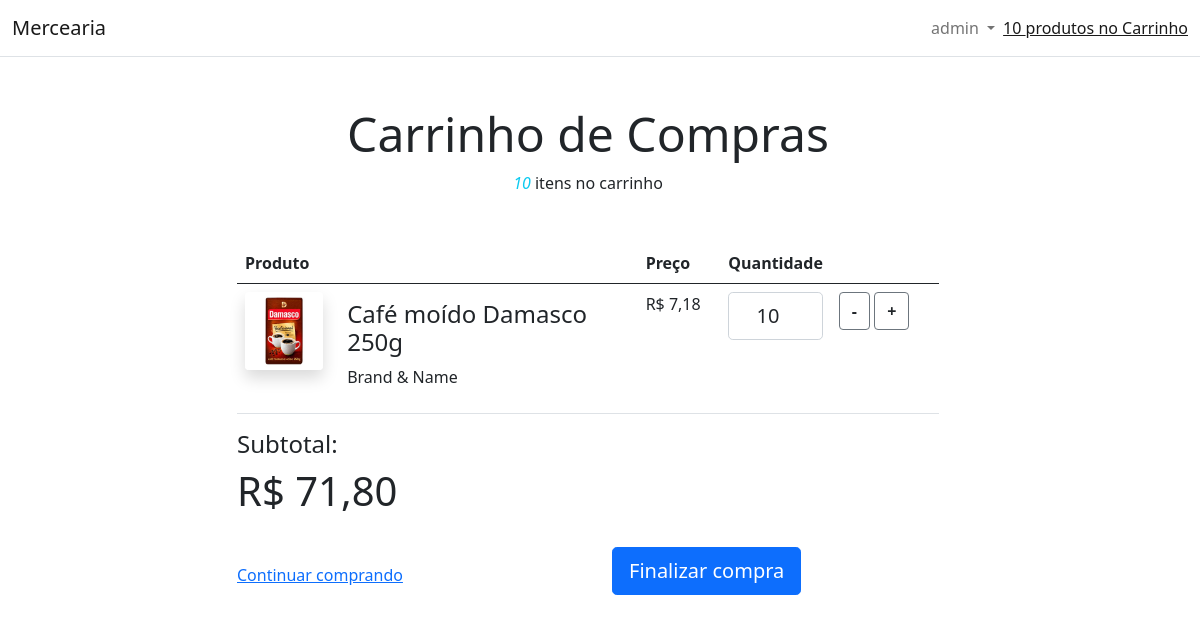
The app's page /cart (signed in) with its own data.
### loja/models.py (models this page shows, shortened)
class ItemCarrinho(models.Model):
    produto = models.OneToOneField(Produto,on_delete=models.CASCADE)
    quantidade = models.IntegerField(default=0)

class Produto(models.Model):
    titulo = models.CharField(max_length=255)
    categoria = models.ForeignKey(Categoria, on_delete=models.CASCADE)
    criado_por = models.ForeignKey(User, on_delete=models.CASCADE,related_name="autor")
    criado_em = models.DateTimeField(auto_now_add=True)
    descricao = models.TextField(blank=True)
    imagem = models.ImageField(upload_to="imagens/")
    slug = models.SlugField(max_length=128)
    preco = models.DecimalField(max_digits=9,decimal_places=2)
    em_estoque = models.BooleanField(default=True)
    esta_ativo = models.BooleanField(default=True)
    atualizado_em = models.DateTimeField(auto_now=True)
    quantidade = models.IntegerField(default=1)
    class Meta:
        verbose_name_plural = "Produtos"
        ordering = ("-criado_em",)
    def format_preco(self):
        return "R$ " + str(self.preco).replace(".",",")

### loja/views.py (the view, shortened to what this page needs)
# urls.py: path("cart",Cart,name="Cart"),
def Cart(request):
    if request.method == "GET":
        user = request.user
        print(user.id)
        items = Carrinho.objects.get(usuario_id=user.id).items.all()
        return render(request, 'shopping_cart.html',{"items": items})

### loja/models.py (called while the page is built)
    def count(self):
        total = 0
        for i in ItemCarrinho.objects.all():
            total += i.quantidade
        return total

    def value_format(self):
        total = 0
        for i in ItemCarrinho.objects.all():
            total += i.produto.preco*i.quantidade
        return "R$ " + str(round(total,2)).replace(".",",")

### templates/shopping_cart.html (shortened to what this page needs)
{% extends './base.html' %}
{% load static %}
{% block content%}
<section class="pt-5 pb-5">
    <div class="container" style="max-width: 750px;">
      <div class="row w-100">
          <div class="col-lg-12 col-md-12 col-12">
              <h3 class="display-5 mb-2 text-center">Carrinho de Compras</h3>
              <p class="mb-5 text-center">
                  <i class="text-info font-weight-bold">{{user.carrinho.count}} </i> itens no carrinho</p>
              <table id="shoppingCart" class="table table-condensed table-responsive">
                  <thead>
                      <tr>
                          <th style="width:60%">Produto</th>
                          <th style="width:12%">Preço</th>
                          <th style="width:10%">Quantidade</th>
                          <th style="width:16%"></th>
                      </tr>
                  </thead>
                  <tbody>
                    {% for item in items %}
                      <tr>
                          <td data-th="Product">
                              <div class="row">
                                  <div class="col-md-3 text-left">
                                      <img src="{{item.produto.imagem.url}}" alt="" class="img-fluid d-none d-md-block rounded mb-2 shadow ">
                                  </div>
                                  <div class="col-md-9 text-left mt-sm-2">
                                      <h4>{{ item.produto.titulo }}</h4>
                                      <p class="font-weight-light">Brand &amp; Name</p>
                                  </div>
                              </div>
                          </td>
                          <td id="preco_{{item.produto.id}}" data-th="Price">{{ item.produto.format_preco }}</td>
                          <td data-th="Quantity">
                              <input  id="quantity_{{item.produto.id}}"  type="number" class="form-control form-control-lg text-center" value="{{item.quantidade}}">
                          </td>
                          <td class="actions" data-th="">
                              <div class="text-right">
                                  <form action="" method="POST">
                                  <button name="menos" value="{{item.id}}" class="btn btn-white border-secondary bg-white btn-md mb-2">
                                      <b>-</b>
                                  </button>
                                  <button name="mais" value="{{item.id}}" class="btn btn-white border-secondary bg-white btn-md mb-2">
                                      <b>+</b>
                                  </button>
                                </form>
                              </div>
                          </td>
                      </tr>
                      {% endfor %}
                  </tbody>
              </table>
              <div class="float-right text-right">
                  <h4>Subtotal:</h4>
                  <h1 id="preco_total">{{user.carrinho.value_format}}</h1>
              </div>
          </div>
      </div>
      <div class="row mt-4 d-flex align-items-center">
          <div class="col-sm-6 order-md-2 text-right">
              <a href="catalog.html" class="btn btn-primary mb-4 btn-lg pl-5 pr-5">Finalizar compra</a>
          </div>
          <div class="col-sm-6 mb-3 mb-m-1 order-md-1 text-md-left">
              <a href="/home">
                   Continuar comprando</a>
          </div>
      </div>
  </div>
  </section>
{% endblock %}

### templates/base.html (shortened to what this page needs)
{% load static %}
{% load widget_tweaks %}
<!DOCTYPE html>
<html>
<head>
    <link href="https://cdn.jsdelivr.net/npm/bootstrap@5.0.0-beta1/dist/css/bootstrap.min.css" rel="stylesheet">
</head>
<body>
    <header>
        <nav class="navbar navbar-expand-md navbar-light bg-white border-bottom">
            <div class="container-fluid">
                <a class="navbar-brand" href="/">Mercearia</a>
                <div class="collapse navbar-collapse" id="navbarCollapse">
                    <ul class="navbar-nav d-flex justify-content-end">
                        {% if user.is_authenticated %}
                        <li class="nav-item dropdown d-flex justify-content-end" >
                            <a class="nav-link dropdown-toggle" href="#" id="navbarDropdown" role="button"
                                data-bs-toggle="dropdown" aria-expanded="false">
                                {{ user.get_username }}
                            </a>
                        </li>
                        <li class="navbar-text">
                            <a style= "link {text-decoration: none;}
                            hover { text-decoration: underline;}"href="/cart">{{user.carrinho.count}} produtos no Carrinho</a>
                        </li>
                        {% else %}
                            <li class="me-auto nav-item">
                                <a class="nav-link" href="/accounts/login">Login</a>
                            </li>
                        {% endif %}
                    </ul>
                </div>
            </div>
        </nav>
    </header>
    <div id="content">{% block content %} {% endblock %}</div>
</body>
</html>

### records on screen
ItemCarrinho: produto.imagem (picture), produto.titulo "Café moído Damasco 250g", produto.format_preco "R$ 7,18", quantidade "10", {{ item.id }} 14 (drawn)

### other values on screen
{{ user.get_username }} "admin"
{{ user.carrinho.count }} "10"
{{ user.carrinho.value_format }} "R$ 71,80"
